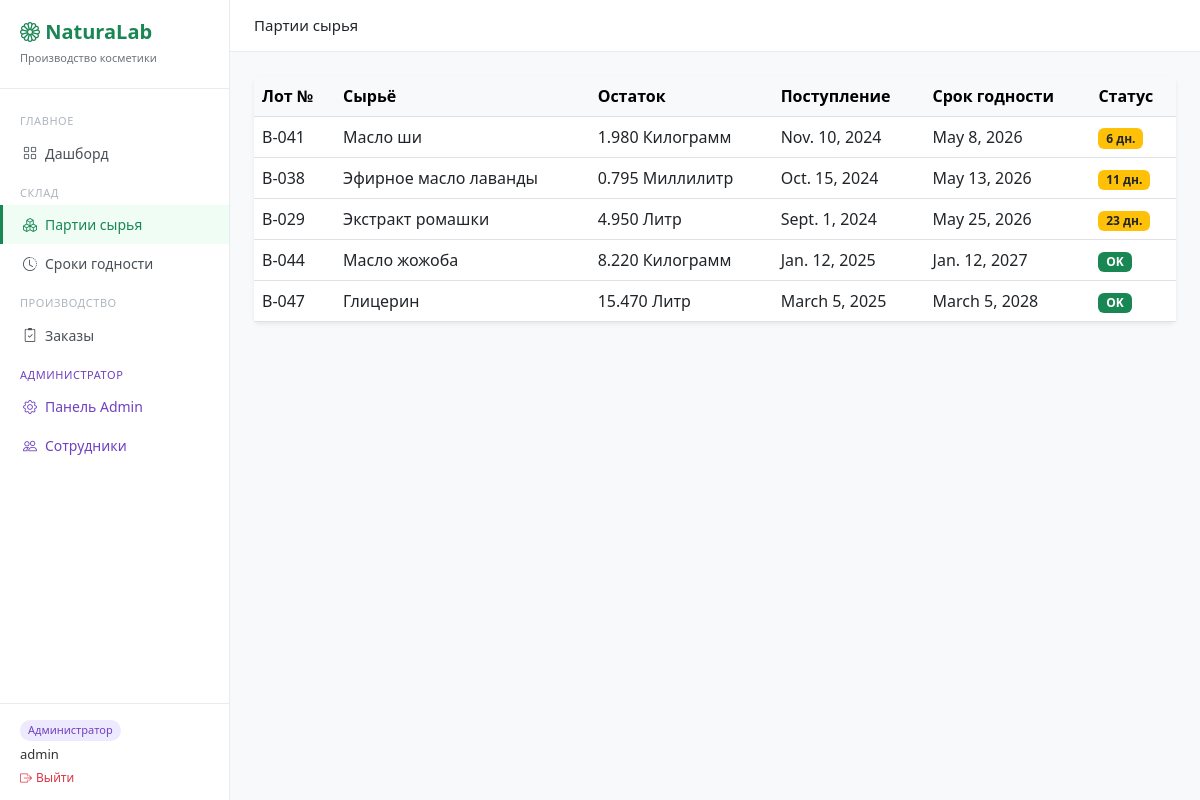
/warehouse/batches/ (signed in), run on an earlier commit of the app's database.
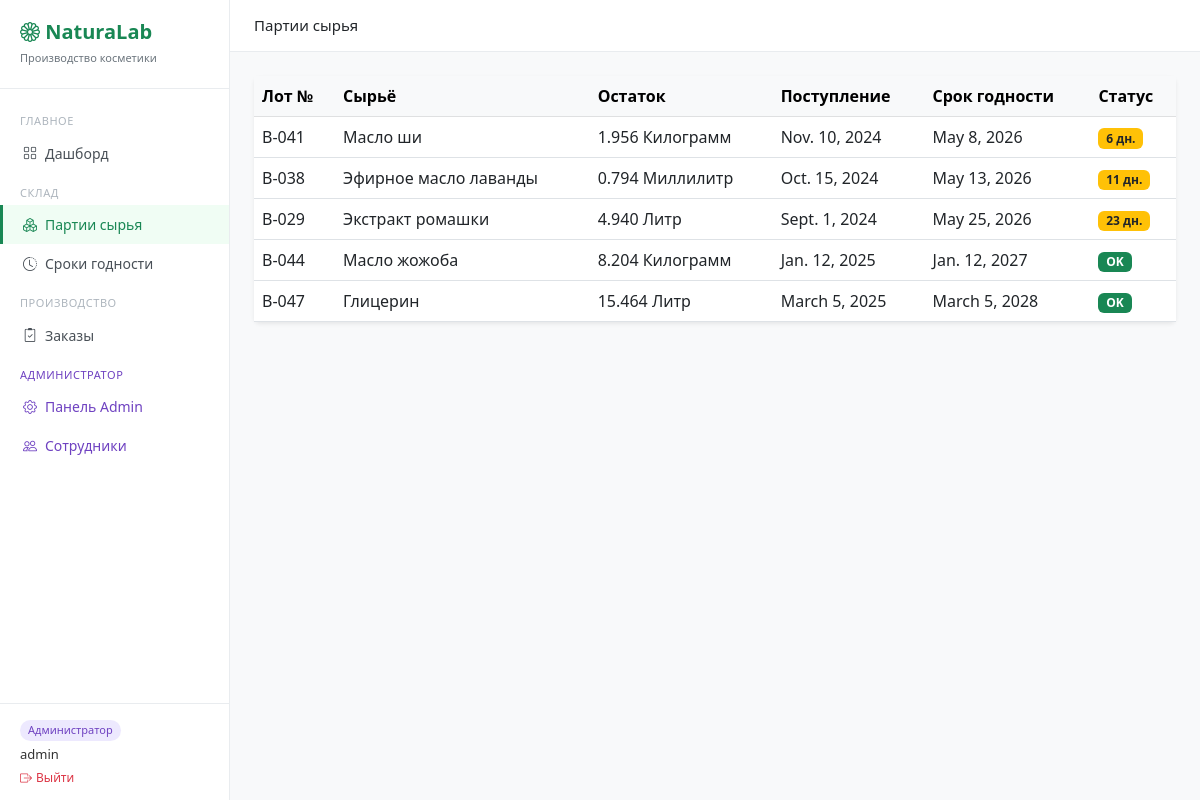
And on a later commit of the database.
### warehouse/models.py (models this page shows, shortened)
class Batch(models.Model):
    STATUS_CHOICES = [
        ('available', 'Доступна'),
        ('depleted',  'Израсходована'),
        ('expired',   'Просрочена'),
    ]
    ingredient   = models.ForeignKey(Ingredient, on_delete=models.PROTECT, verbose_name='Сырьё')
    lot_number   = models.CharField(max_length=50, unique=True, verbose_name='Номер партии')
    quantity     = models.DecimalField(max_digits=10, decimal_places=3, verbose_name='Остаток')
    received_at  = models.DateField(verbose_name='Дата поступления')
    expiry_date  = models.DateField(verbose_name='Срок годности')
    status       = models.CharField(max_length=20, choices=STATUS_CHOICES, default='available')
    class Meta:
        verbose_name = 'Партия сырья'
        verbose_name_plural = 'Партии сырья'
        ordering = ['expiry_date']
    @property
    def days_left(self):
        from django.utils import timezone
        delta = self.expiry_date - timezone.now().date()
        return delta.days

class Ingredient(models.Model):
    UNIT_CHOICES = [
        ('kg', 'Килограмм'),
        ('g',  'Грамм'),
        ('l',  'Литр'),
        ('ml', 'Миллилитр'),
    ]
    name        = models.CharField(max_length=200, verbose_name='Название')
    unit        = models.CharField(max_length=10, choices=UNIT_CHOICES, verbose_name='Единица измерения')
    description = models.TextField(blank=True, verbose_name='Описание')
    class Meta:
        verbose_name = 'Сырьё'
        verbose_name_plural = 'Сырьё'

### warehouse/views.py (the view)
# urls.py: path('batches/',         views.batch_list,   name='batch-list'),
@login_required
def batch_list(request):
    batches = Batch.objects.all().order_by('expiry_date')
    return render(request, 'warehouse/batch_list.html', {'batches': batches})

### templates/warehouse/batch_list.html (shortened to what this page needs)
{% extends 'base.html' %}
{% block page_title %}Партии сырья{% endblock %}
{% block content %}
<div class="card border-0 shadow-sm">
  <div class="card-body p-0">
    <table class="table table-hover mb-0">
      <thead class="table-light">
        <tr>
          <th>Лот №</th><th>Сырьё</th><th>Остаток</th>
          <th>Поступление</th><th>Срок годности</th><th>Статус</th>
        </tr>
      </thead>
      <tbody>
        {% for batch in batches %}
        <tr>
          <td class="fw-500">{{ batch.lot_number }}</td>
          <td>{{ batch.ingredient.name }}</td>
          <td>{{ batch.quantity }} {{ batch.ingredient.get_unit_display }}</td>
          <td>{{ batch.received_at }}</td>
          <td>{{ batch.expiry_date }}</td>
          <td>
            {% if batch.days_left < 0 %}
              <span class="badge bg-danger">Просрочено</span>
            {% elif batch.days_left <= 30 %}
              <span class="badge bg-warning text-dark">{{ batch.days_left }} дн.</span>
            {% else %}
              <span class="badge bg-success">OK</span>
            {% endif %}
          </td>
        </tr>
        {% endfor %}
      </tbody>
    </table>
  </div>
</div>
{% endblock %}

### templates/base.HTML (shortened to what this page needs)
<!DOCTYPE html>
<html lang="ru">
<head>
  <link href="https://cdn.jsdelivr.net/npm/bootstrap@5.3.0/dist/css/bootstrap.min.css" rel="stylesheet">
  <link href="https://cdn.jsdelivr.net/npm/bootstrap-icons@1.11.0/font/bootstrap-icons.css" rel="stylesheet">
</head>
<body>
<div class="sidebar">
  <div class="logo">
    <h5><i class="bi bi-flower1"></i> NaturaLab</h5>
    <small>Производство косметики</small>
  </div>
  <div style="flex:1;overflow-y:auto">
    <div class="nav-section">ГЛАВНОЕ</div>
    <a href="{% url 'dashboard' %}" class="nav-link {% if request.resolver_match.url_name == 'dashboard' %}active{% endif %}">
      <i class="bi bi-grid me-2"></i>Дашборд
    </a>
    <div class="nav-section">СКЛАД</div>
    <a href="{% url 'batch-list' %}" class="nav-link {% if 'batch' in request.resolver_match.url_name %}active{% endif %}">
      <i class="bi bi-boxes me-2"></i>Партии сырья
    </a>
    <a href="{% url 'expiry-list' %}" class="nav-link {% if request.resolver_match.url_name == 'expiry-list' %}active{% endif %}">
      <i class="bi bi-clock-history me-2"></i>Сроки годности
    </a>
    <div class="nav-section">ПРОИЗВОДСТВО</div>
    <a href="{% url 'order-list' %}" class="nav-link {% if 'order' in request.resolver_match.url_name %}active{% endif %}">
      <i class="bi bi-clipboard2-check me-2"></i>Заказы
    </a>
    {% if request.user.is_superuser %}
<div class="nav-section" style="color:#6f42c1">АДМИНИСТРАТОР</div>
<a href="{% url 'admin:index' %}" class="nav-link admin-link" target="_blank">
  <i class="bi bi-gear me-2"></i>Панель Admin
</a>
<a href="{% url 'user-list' %}" class="nav-link admin-link {% if request.resolver_match.url_name == 'user-list' %}active{% endif %}">
  <i class="bi bi-people me-2"></i>Сотрудники
</a>
{% endif %}
  </div>
  <div style="padding:12px 20px;border-top:1px solid #e9ecef">
    <div style="margin-bottom:4px">
      {% if request.user.is_superuser %}
        <span class="user-badge badge-admin">Администратор</span>
      {% else %}
        <span class="user-badge badge-worker">Сотрудник</span>
      {% endif %}
    </div>
    <div style="font-size:13px;font-weight:500;color:#333">{{ request.user.username }}</div>
    <form method="post" action="{% url 'logout' %}" style="margin:0">
  <button type="submit" style="background:none;border:none;padding:0;font-size:12px;color:#dc3545;cursor:pointer">
    <i class="bi bi-box-arrow-right me-1"></i>Выйти
  </button>
</form>
  </div>
</div>
<div class="topbar">
  <span style="font-size:15px;font-weight:500">{% block page_title %}{% endblock %}</span>
</div>
<div class="main-content">
  {% block content %}{% endblock %}
</div>
</body>
</html>

### templates/base.HTML (style rules this page uses)
body { background: #f8f9fa; }
.sidebar { min-height: 100vh; background: #fff; border-right: 1px solid #e9ecef; width: 230px; position: fixed; top: 0; left: 0; padding-top: 20px; display: flex; flex-direction: column; }
.sidebar .logo { padding: 0 20px 20px; border-bottom: 1px solid #e9ecef; margin-bottom: 12px; }
.sidebar .logo h5 { margin: 0; font-weight: 600; color: #198754; }
.sidebar .logo small { color: #6c757d; font-size: 11px; }
.sidebar .nav-link { color: #495057; padding: 9px 20px; font-size: 14px; border-left: 3px solid transparent; display: flex; align-items: center; }
.sidebar .nav-link.active { color: #198754; border-left-color: #198754; background: #f0fdf4; font-weight: 500; }
.sidebar .nav-section { font-size: 11px; color: #adb5bd; padding: 12px 20px 4px; letter-spacing: .05em; }
.sidebar .nav-link.admin-link { color: #6f42c1; }
.main-content { margin-left: 230px; padding: 24px; }
.topbar { background: #fff; border-bottom: 1px solid #e9ecef; padding: 14px 24px; margin-left: 230px; display: flex; align-items: center; justify-content: space-between; }
.user-badge { display: inline-block; padding: 2px 8px; border-radius: 99px; font-size: 11px; font-weight: 500; }
.badge-admin { background: #ede9fe; color: #6f42c1; }

What changed in the data, as far as the page shows it:
changed Batch "Nov. 10, 2024": quantity "1.980" → "1.956"
changed Batch "Oct. 15, 2024": quantity "0.795" → "0.794"
changed Batch "Sept. 1, 2024": quantity "4.950" → "4.940"
changed Batch "Jan. 12, 2025": quantity "8.220" → "8.204"
changed Batch "March 5, 2025": quantity "15.470" → "15.464"
